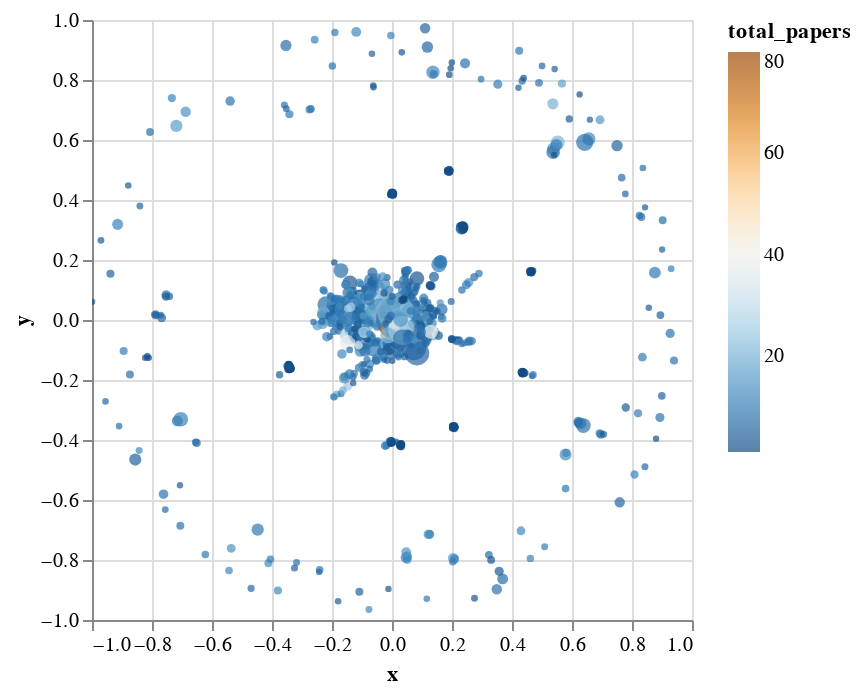

Here is the notebook cell this chart was saved with:
### Code cell
nodes_df = pd.DataFrame({
    'author_id': list(G_top.nodes),
    'x': [pos[author][0] for author in G_top.nodes],
    'y': [pos[author][1] for author in G_top.nodes],
    'name': [G_top.nodes[author]["name"] for author in G_top.nodes],
    'org': [G_top.nodes[author]["org"] for author in G_top.nodes],
    'total_citations': [G_top.nodes[author]["total_citations"] for author in G_top.nodes],
    'total_papers': [G_top.nodes[author]["total_papers"] for author in G_top.nodes]
})

# Altair chart for interactive and zoomable visualization
alt_chart = alt.Chart(nodes_df).mark_circle().encode(
    x='x:Q',
    y='y:Q',
    size=alt.Size('total_citations:Q', scale=alt.Scale(range=[10, 500]), legend=None),
    color=alt.Color('total_papers:Q', scale=alt.Scale(scheme='blueorange')),
    tooltip=['name:N', 'org:N', 'total_citations:Q', 'total_papers:Q']
).interactive()  # This makes the chart zoomable and pannable

# Display Altair chart
alt_chart

### Figure 1 — Vega-Lite specification as saved in the notebook (floating-point values rounded to 4 significant figures; data arrays with more than 128 entries replaced by an {"elided": "..."} marker saying what was removed)
{"config": {"view": {"continuousWidth": 300, "continuousHeight": 300}}, "data": {"name": "data-749e96572f45f50d250ccc4d2bbfdbb2"}, "mark": {"type": "circle"}, "encoding": {"color": {"field": "total_papers", "scale": {"scheme": "blueorange"}, "type": "quantitative"}, "size": {"field": "total_citations", "legend": null, "scale": {"range": [10, 500]}, "type": "quantitative"}, "tooltip": [{"field": "name", "type": "nominal"}, {"field": "org", "type": "nominal"}, {"field": "total_citations", "type": "quantitative"}, {"field": "total_papers", "type": "quantitative"}], "x": {"field": "x", "type": "quantitative"}, "y": {"field": "y", "type": "quantitative"}}, "params": [{"name": "param_4", "select": {"type": "interval", "encodings": ["x", "y"]}, "bind": "scales"}], "$schema": "https://vega.github.io/schema/vega-lite/v5.8.0.json", "datasets": {"data-749e96572f45f50d250ccc4d2bbfdbb2": {"elided": "1000 records"}}}
